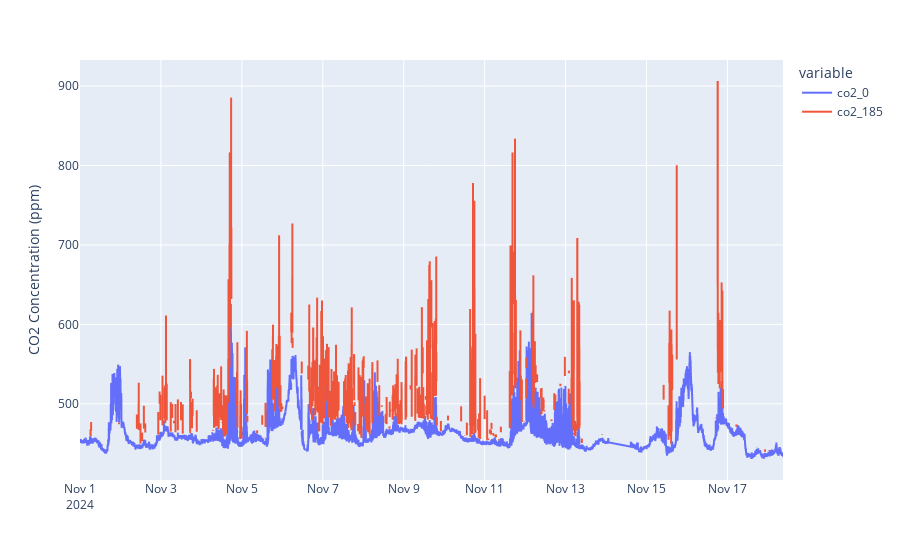

The notebook cell saved with this chart:
### Code cell
plot_extracted_data(df_site, filter_flag=False)

### Figure 1 — Plotly figure (JSON) as saved in the notebook; plotly's stock layout.template omitted (floating-point values rounded to 4 significant figures; data arrays with more than 128 entries replaced by an {"elided": "..."} marker saying what was removed)
{"data": [{"connectgaps": false, "hovertemplate": "variable=co2_0<br>creation_timestamp=%{x}<br>value=%{y}<extra></extra>", "legendgroup": "co2_0", "line": {"color": "#636efa", "dash": "solid"}, "marker": {"symbol": "circle"}, "mode": "lines", "name": "co2_0", "showlegend": true, "type": "scattergl", "x": {"elided": "23771 str values"}, "xaxis": "x", "y": {"elided": "23771 float values"}, "yaxis": "y"}, {"connectgaps": false, "hovertemplate": "variable=co2_185<br>creation_timestamp=%{x}<br>value=%{y}<extra></extra>", "legendgroup": "co2_185", "line": {"color": "#EF553B", "dash": "solid"}, "marker": {"symbol": "circle"}, "mode": "lines", "name": "co2_185", "showlegend": true, "type": "scattergl", "x": {"elided": "23771 str values"}, "xaxis": "x", "y": {"elided": "23771 float values"}, "yaxis": "y"}], "layout": {"legend": {"title": {"text": "variable"}, "tracegroupgap": 0}, "margin": {"t": 60}, "title": {"text": ""}, "xaxis": {"anchor": "y", "domain": [0, 1], "title": {"text": ""}}, "yaxis": {"anchor": "x", "domain": [0, 1], "title": {"text": "CO2 Concentration (ppm)"}}}}
